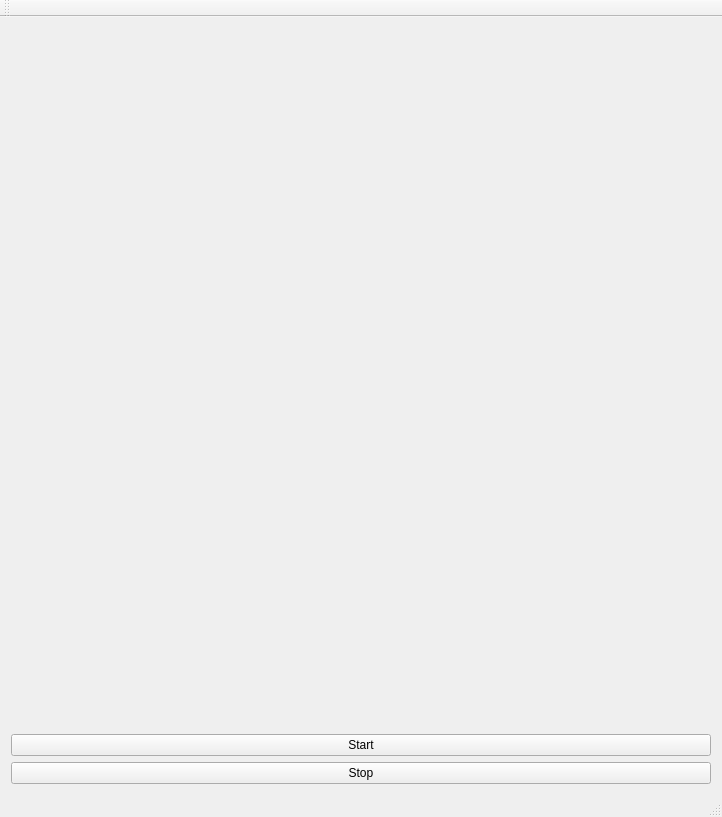
<?xml version="1.0" encoding="UTF-8"?>
<ui version="4.0">
 <class>SocketsServerClass</class>
 <widget class="QMainWindow" name="SocketsServerClass">
  <property name="geometry">
   <rect>
    <x>0</x>
    <y>0</y>
    <width>718</width>
    <height>593</height>
   </rect>
  </property>
  <property name="windowTitle">
   <string>SocketsServer</string>
  </property>
  <widget class="QWidget" name="centralWidget">
   <layout class="QGridLayout" name="gridLayout">
    <item row="1" column="0">
     <widget class="QPushButton" name="StartButton">
      <property name="text">
       <string>Start</string>
      </property>
     </widget>
    </item>
    <item row="2" column="0">
     <widget class="QPushButton" name="StopButton">
      <property name="text">
       <string>Stop</string>
      </property>
     </widget>
    </item>
    <item row="0" column="0">
     <widget class="QLabel" name="display">
      <property name="minimumSize">
       <size>
        <width>700</width>
        <height>700</height>
       </size>
      </property>
      <property name="text">
       <string/>
      </property>
     </widget>
    </item>
   </layout>
  </widget>
  <widget class="QMenuBar" name="menuBar">
   <property name="geometry">
    <rect>
     <x>0</x>
     <y>0</y>
     <width>718</width>
     <height>26</height>
    </rect>
   </property>
  </widget>
  <widget class="QToolBar" name="mainToolBar">
   <attribute name="toolBarArea">
    <enum>TopToolBarArea</enum>
   </attribute>
   <attribute name="toolBarBreak">
    <bool>false</bool>
   </attribute>
  </widget>
  <widget class="QStatusBar" name="statusBar"/>
 </widget>
 <layoutdefault spacing="6" margin="11"/>
 <resources>
  <include location="SocketsServer.qrc"/>
 </resources>
 <connections/>
</ui>
